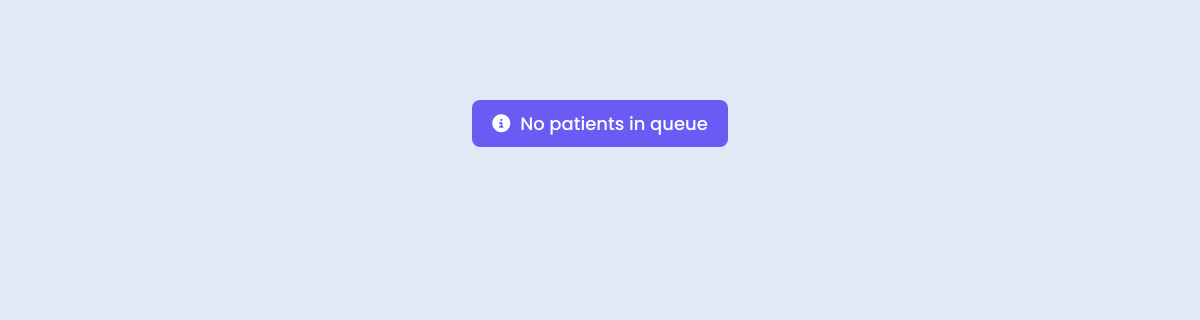
Before: /doctor with the older database file.
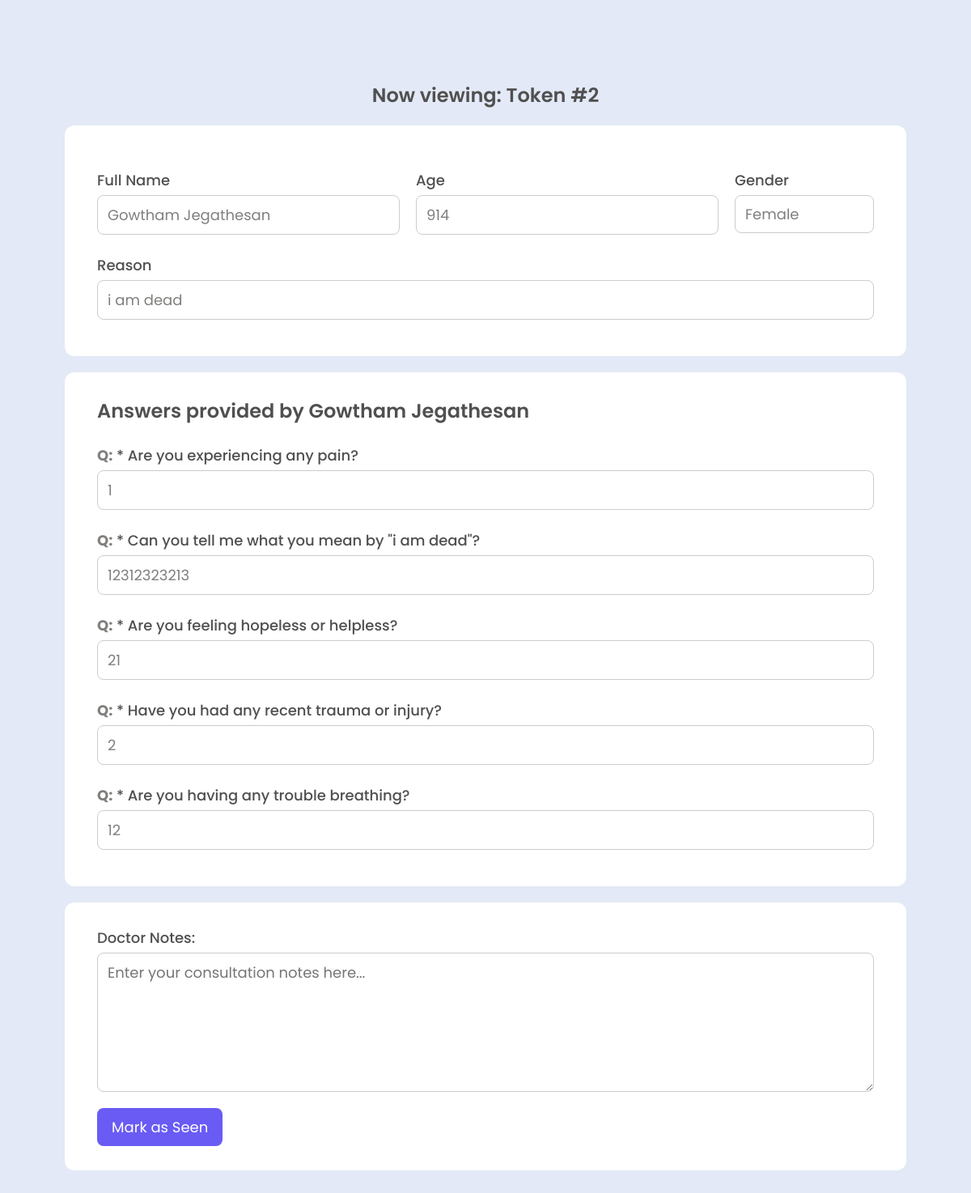
After: the same page with the newer database file.
### tables this page shows
CREATE TABLE patients (
                id INTEGER PRIMARY KEY AUTOINCREMENT,
                name TEXT NOT NULL,
                dob TEXT NOT NULL,
                age INTEGER NOT NULL,  -- Optional, can be calculated from dob
                email TEXT NULL,
                mobile TEXT NOT NULL,
                gender TEXT NOT NULL,
                blood_group TEXT NOT NULL,
                aadhar_number TEXT NOT NULL,
                reason TEXT NOT NULL,
                questions TEXT,            -- Optional, if you want to store questionnaire
                answers TEXT,              -- Optional, if you want to store answers
                token INTEGER,             -- Auto-assigned token number for queueing
                time TEXT DEFAULT CURRENT_TIMESTAMP,
                seen INTEGER DEFAULT 0,
                doctor_notes TEXT DEFAULT ''
            );

### app.py (the view)
@app.route('/doctor', methods=['GET', 'POST'])
def doctor():
    db = get_db()
    cursor = db.cursor()
    if request.method == 'POST':
        notes = request.form['notes']
        token = request.form['token']
        cursor.execute("UPDATE patients SET doctor_notes=?, seen=1 WHERE token=?", (notes, token))
        db.commit()
        return redirect(url_for('doctor'))
    next_patient = cursor.execute("SELECT * FROM patients WHERE seen=0 ORDER BY token ASC LIMIT 1").fetchone()
    if next_patient:
        questions = next_patient["questions"].split('|') if next_patient["questions"] else []
        answers = next_patient["answers"].split('|') if next_patient["answers"] else []
        qa_pairs = list(zip(questions, answers))
    else:
        qa_pairs = []
    return render_template('doctor.html', patient=next_patient, qa_pairs=qa_pairs)

### app.py (called while the page is built)
def get_db():
    db = getattr(g, '_database', None)
    if db is None:
        db = g._database = sqlite3.connect(DATABASE)
        db.row_factory = sqlite3.Row
    return db

@app.teardown_appcontext
def close_connection(exception):
    db = getattr(g, '_database', None)
    if db is not None:
        db.close()

### templates/doctor.html (shortened to what this page needs)
<!DOCTYPE html>
<html lang="en">
<head>
    <link rel="stylesheet" href="{{ url_for('static', filename="css/styles.css")}}">
</head>
<body>
        {% if patient %}
        <div class="doctor-head margin-up">
            <span>Now viewing: Token #{{ patient['token'] }}</span>
            <div class="container" id="personaldetails">
                <div class="form-row">
                    <div class="form-group">
                        <label for="name">Full Name</label>
                        <input type="text" id="name" name="name" value="{{ patient['name'] }}" disabled>
                    </div>
                    <div class="form-group">
                        <label for="age">Age</label>
                        <input type="number" id="age" name="age" value="{{ patient['age'] if patient['age'] is defined else '' }}" disabled>
                    </div>
                    <div class="form-group">
                        <label for="gender">Gender</label>
                        <select class="field" id="gender" disabled>
                            <option value="Female" {% if patient['gender'] == 'Female' %}selected{% endif %}>Female</option>
                        </select>
                    </div>
                </div>
                <div class="form-row">
                    <div class="form-group">
                        <label for="reason">Reason</label>
                        <input type="text" id="reason" name="reason" value="{{ patient['reason'] }}" disabled>
                    </div>
                </div>
            </div>
            <div class="container" id="questionaire">
                <span class="form-head">Answers provided by {{ patient['name'] }}</span>
                {% for q, a in qa_pairs %}
                <div class="form-row">
                    <div class="form-group">
                        <label for="question"><strong>Q:</strong> {{ q }}</label>
                        <input type="text" value="{{ a }}" disabled>
                    </div>
                </div>
                {% endfor %}
            </div>
            <div class="container margin-bottom" id="notes">
                <form method="POST">
                    <div class="form-row no-margin">
                        <div class="form-group">
                            <label for="notes">Doctor Notes:</label>
                            <textarea name="notes" placeholder="Enter your consultation notes here..."></textarea>
                        </div>
                    </div>
                    <button type="submit" class="register-button">Mark as Seen</button>
                </form>
            </div>
        </div>
        {% else %}
        <div class="doctor-head margin-up">
            <div class="notif">
                <i class="fa-solid fa-circle-info"></i>
                <span>No patients in queue</span>
            </div>
        </div>
        {% endif %}
</body>
</html>

### static/css/styles.css (style rules this page uses)
* { padding: 0; margin: 0; font-family: "Poppins", sans-serif; font-size: 18px; color: #817F7D; }
body { background-color: #E3E9F6; }
input { all: unset; }
.container { place-self: center; align-self: center; margin-top: 20px; background: white; padding: 30px 40px; border-radius: 12px; max-width: 1000px; width: 80%; }
.form-head { font-size: 24px; color: #505050; font-weight: 600; }
.form-row { margin-top: 24px; display: flex; gap: 20px; margin-bottom: 15px; flex-wrap: wrap; }
.form-group { flex: 1; display: flex; flex-direction: column; }
.form-group label { margin-bottom: 5px; font-weight: 500; color: #505050; }
.form-group input { padding: 10px 12px; font-size: 18px; border: 1px solid #ccc; border-radius: 8px; color: #817F7D; }
.form-group textarea { padding: 10px 12px; font-size: 18px; border: 1px solid #ccc; border-radius: 8px; color: #817F7D; height: 150px; }
.form-group select { padding: 10px 12px; font-size: 18px; border: 1px solid #ccc; border-radius: 8px; color: #817F7D; }
.field { padding: 10px 12px; font-size: 18px; border: 1px solid #ccc; border-radius: 8px; color: #817F7D; }
select { all: unset; }
.register-button { margin-top: 20px; padding: 7px 15px; font-size: 18px; border-radius: 8px; cursor: pointer; transition: background 0.3s ease; border: #695BF4 3px solid; background: #695BF4; color: white; }
.doctor-head { display: flex; flex-direction: column; justify-content: center; align-items: center; width: 100%; }
.doctor-head span { font-size: 24px; font-weight: 600; color: #505050; }
.no-margin { margin: 0; }
.margin-bottom { margin-bottom: 100px; }
.margin-up { margin-top: 100px; }

Changed rows visible on the page:
added patients: token "2", name "Gowtham Jegathesan", age "914", gender "Female", reason "i am dead"
Other visible differences:
text no longer shown: "No patients in queue"
text now shown: "Now viewing: Token # Full Name Age Gender Reason Answers provided by Doctor Notes: Mark as Seen"
new list line: "Q: * Are you experiencing any pain? 1"
new list line: "Q: * Can you tell me what you mean by \"i am dead\"? 12312323213"
new list line: "Q: * Are you feeling hopeless or helpless? 21"
new list line: "Q: * Have you had any recent trauma or injury? 2"
new list line: "Q: * Are you having any trouble breathing? 12"
